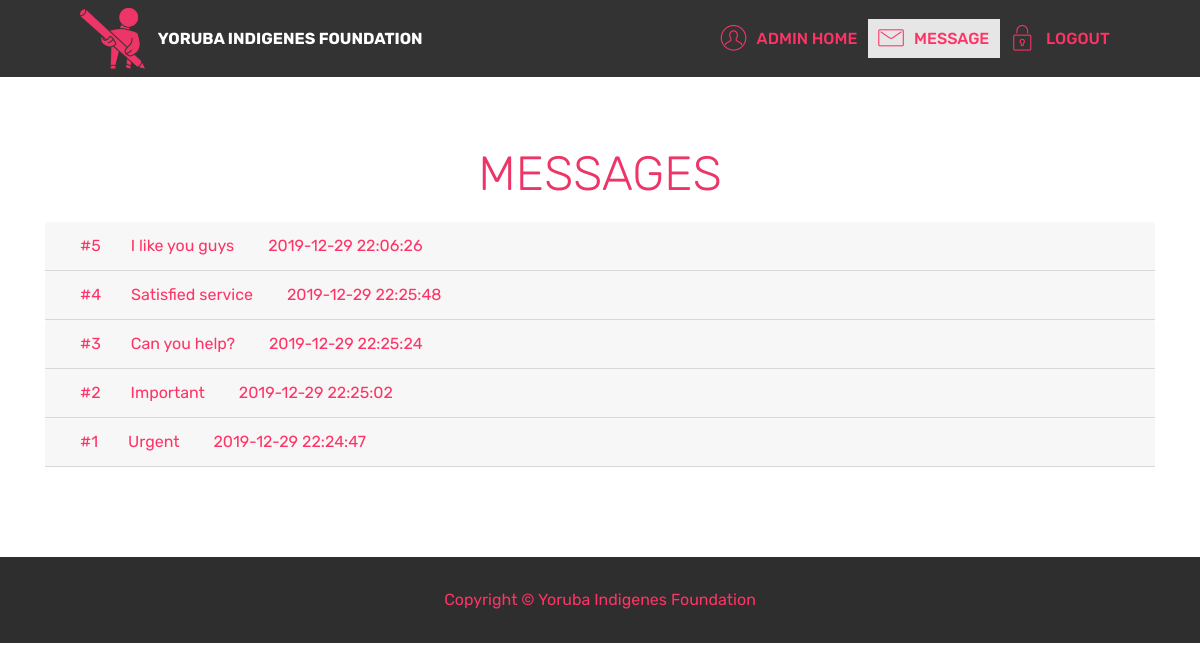
Page /message.php (signed in) on the committed database.
### tables this page shows
CREATE TABLE `contact_message` (
  `msgID` int(11) NOT NULL,
  `name` varchar(100) NOT NULL,
  `topic` varchar(50) NOT NULL,
  `email` varchar(50) NOT NULL,
  `message` varchar(300) NOT NULL,
  `msgDate` timestamp NOT NULL DEFAULT CURRENT_TIMESTAMP ON UPDATE CURRENT_TIMESTAMP
);

### message.php (the view, shortened to what this page needs)
<section class="mbr-section form4 cid-rLAZIDX1vo" id="form4-i">
    <div class="container">
        <div class="row">
            <div class="col-md-12">
                <h2 class="pb-3 align-left mbr-fonts-style display-2 align-center" style="color: #ED3567;">
                    MESSAGES
                </h2>
                <?php
                require ( 'connect_db.php' ) ;
                $q = "SELECT * FROM contact_message ORDER BY msgID DESC" ;
                $r = mysqli_query( $dbc, $q ) ;
                if ( mysqli_num_rows( $r ) > 0 )
                {
                    echo '<div id="accordion">';
                    while ( $row = mysqli_fetch_array( $r, MYSQLI_ASSOC ))
                    {
                        echo '<div class="card">
                        <div class="card-header">';
                        ?>
                            <a class="card-link" data-toggle="collapse" href="#c<?php echo $row['msgID'] ?>">
                        <?php
                            echo '<span class="col-3">' . '#'.$row['msgID'].'</span>'. '<span class="col-6">' .$row['topic']. ' </span> '. '<span class="col-3">'. $row['msgDate']. '</span>'.
                            '</a>
                        </div>';
                        ?>
                        <?php
                    }
                    echo '</div>';
                }
                echo '</div>';
                ?>
            </div>
        </div>
    </div>
</section>

### assets/dropdown/css/style.css (style rules this page uses)
.navbar-dropdown { left: 0; padding: 0; position: absolute; right: 0; top: 0; transition: all 0.45s ease; z-index: 1030; background: #282828; }
.navbar-dropdown .navbar-logo { margin-right: 0.8rem; transition: margin 0.3s ease-in-out; vertical-align: middle; }
.navbar-dropdown .navbar-logo img { height: 3.125rem; transition: all 0.3s ease-in-out; }
.navbar-dropdown .navbar-caption { font-weight: 700; white-space: normal; vertical-align: -4px; line-height: 3.125rem !important; }
.navbar-dropdown .navbar-caption, .navbar-dropdown .navbar-caption:hover { color: inherit; text-decoration: none; }
.navbar-dropdown.navbar-fixed-top { position: fixed; }
.navbar-dropdown .navbar-brand span { vertical-align: -4px; }
.nav-dropdown { font-size: 0.75rem; font-weight: 500; height: auto !important; }
.nav-dropdown .link { margin: .667em 1.667em; font-weight: 500; padding: 0; transition: color .2s ease-in-out; }
.nav-dropdown .link::after, .nav-dropdown .dropdown-item::after { color: inherit; }

### assets/mobirise/css/mbr-additional.css (style rules this page uses)
body { font-family: Rubik; }
.display-2 { font-family: 'Rubik', sans-serif; font-size: 3rem; font-display: swap; }
.display-4 { font-family: 'Rubik', sans-serif; font-size: 1rem; font-display: swap; }
.display-4 > .mbr-iconfont { font-size: 1.6rem; }
.display-7 { font-family: 'Rubik', sans-serif; font-size: 1rem; font-display: swap; }
.text-primary { color: #ff3366 !important; }
.text-white { color: #ffffff !important; }
a, a:hover { color: #ff3366; }
.cid-rLAFQjJjbq .navbar { padding: .5rem 0; background: #333333; transition: none; min-height: 77px; }
.cid-rLAFQjJjbq a { font-style: normal; }
.cid-rLAFQjJjbq .nav-item span { padding-right: 0.4em; line-height: 0.5em; vertical-align: text-bottom; position: relative; text-decoration: none; }
.cid-rLAFQjJjbq .nav-item a { display: -webkit-flex; align-items: center; justify-content: center; padding: 0.7rem 0 !important; margin: 0rem .65rem !important; -webkit-align-items: center; -webkit-justify-content: center; }
.cid-rLAFQjJjbq .menu-logo { margin-right: auto; }
.cid-rLAFQjJjbq .menu-logo .navbar-brand { display: flex; margin-left: 5rem; padding: 0; transition: padding .2s; min-height: 3.8rem; -webkit-align-items: center; align-items: center; }
.cid-rLAFQjJjbq .menu-logo .navbar-brand .navbar-caption-wrap { display: flex; -webkit-align-items: center; align-items: center; word-break: break-word; min-width: 7rem; margin: .3rem 0; }
.cid-rLAFQjJjbq .menu-logo .navbar-brand .navbar-caption-wrap .navbar-caption { line-height: 1.2rem !important; padding-right: 2rem; }
.cid-rLAFQjJjbq .menu-logo .navbar-brand .navbar-logo { font-size: 4rem; transition: font-size 0.25s; }
.cid-rLAFQjJjbq .menu-logo .navbar-brand .navbar-logo img { display: flex; }
.cid-rLAFQjJjbq .menu-logo .navbar-brand .navbar-logo a { display: inline-flex; }
.cid-rLAFQjJjbq .navbar-toggleable-sm .navbar-collapse { justify-content: flex-end; -webkit-justify-content: flex-end; padding-right: 5rem; width: auto; }
.cid-rLAFQjJjbq .navbar-toggleable-sm .navbar-collapse .navbar-nav { flex-wrap: wrap; -webkit-flex-wrap: wrap; padding-left: 0; }
.cid-rLAFQjJjbq .navbar-toggleable-sm .navbar-collapse .navbar-nav .nav-item { -webkit-align-self: center; align-self: center; }
@media (min-width: 767px) { .cid-rLAFQjJjbq .menu-logo { flex-shrink: 0; -webkit-flex-shrink: 0; } }
.cid-rLAFQjJjbq .navbar-collapse { flex-basis: auto; -webkit-flex-basis: auto; }
.cid-rLAOUSliu1 { padding-top: 30px; padding-bottom: 30px; background-color: #2e2e2e; }
.cid-rLAOUSliu1 .media-container-row .mbr-text { color: #ff3366; }
.cid-rLAZIDX1vo { padding-top: 90px; padding-bottom: 90px; background-color: #ffffff; }

### rows in the picture
contact_message: msgID "5", topic "I like you guys", msgDate "2019-12-29 22:06:26"
contact_message: msgID "4", topic "Satisfied service", msgDate "2019-12-29 22:25:48"
contact_message: msgID "3", topic "Can you help?", msgDate "2019-12-29 22:25:24"
contact_message: msgID "2", topic "Important", msgDate "2019-12-29 22:25:02"
contact_message: msgID "1", topic "Urgent", msgDate "2019-12-29 22:24:47"
